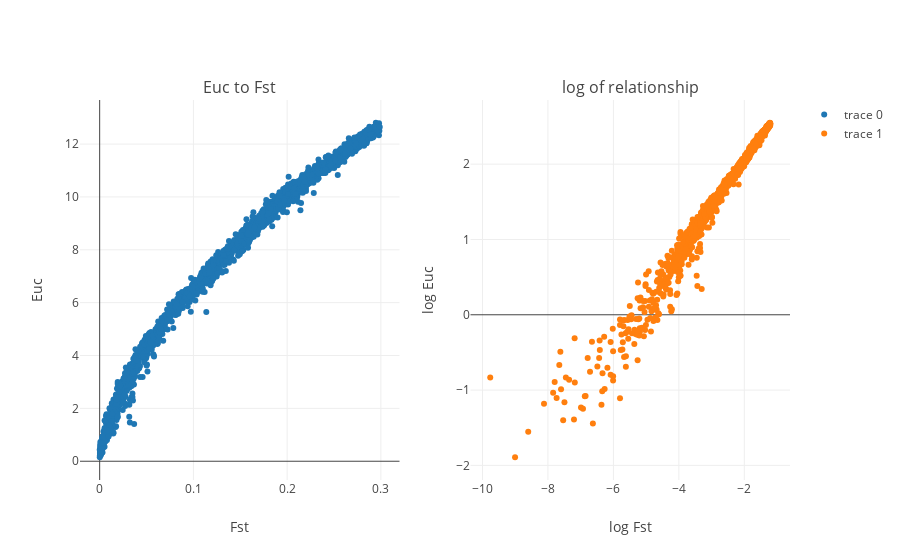

Source (notebook cell):
### Markdown cell above
### Euclidian distances in feature space and *Fst*

### Code cell
from plotly import tools

trace1= go.Scatter(
    x= [np.exp(x) for x in fst_x],
    y= [np.exp(x) for x in y_true],
    mode= 'markers'
    )

trace2= go.Scatter(
    x= fst_x,
    y= y_true,
    mode= 'markers'
    )

fig = tools.make_subplots(rows=1, cols=2,
                         subplot_titles=('Euc to Fst','log of relationship'))

fig.append_trace(trace1, 1, 1)
fig.append_trace(trace2, 1, 2)

fig['layout']['xaxis1'].update(title='Fst')
fig['layout']['xaxis2'].update(title='log Fst')

fig['layout']['yaxis1'].update(title='Euc')
fig['layout']['yaxis2'].update(title='log Euc')


layout = go.Layout(
    title= 'Euclidian distances to fst',
    yaxis=dict(
        title='fst'),
    xaxis=dict(
        title='fst')
)

fig= go.Figure(data=fig, layout=layout)
iplot(fig)

### Figure 1 — Plotly figure (JSON) as saved in the notebook; plotly's stock layout.template omitted (floating-point values rounded to 4 significant figures; data arrays with more than 128 entries replaced by an {"elided": "..."} marker saying what was removed)
{"data": [{"mode": "markers", "type": "scatter", "uid": "1ed43459-e7dd-468b-a86d-3e42b496cfab", "x": {"elided": "2092 float values"}, "xaxis": "x", "y": {"elided": "2092 float values"}, "yaxis": "y"}, {"mode": "markers", "type": "scatter", "uid": "c1034982-bbd1-4d07-87d2-669120c0097e", "x": {"elided": "2092 float values"}, "xaxis": "x2", "y": {"elided": "2092 float values"}, "yaxis": "y2"}], "layout": {"annotations": [{"font": {"size": 16}, "showarrow": false, "text": "Euc to Fst", "x": 0.225, "xanchor": "center", "xref": "paper", "y": 1, "yanchor": "bottom", "yref": "paper"}, {"font": {"size": 16}, "showarrow": false, "text": "log of relationship", "x": 0.775, "xanchor": "center", "xref": "paper", "y": 1, "yanchor": "bottom", "yref": "paper"}], "xaxis": {"anchor": "y", "domain": [0, 0.45], "title": "Fst"}, "xaxis2": {"anchor": "y2", "domain": [0.55, 1], "title": "log Fst"}, "yaxis": {"anchor": "x", "domain": [0, 1], "title": "Euc"}, "yaxis2": {"anchor": "x2", "domain": [0, 1], "title": "log Euc"}}}
